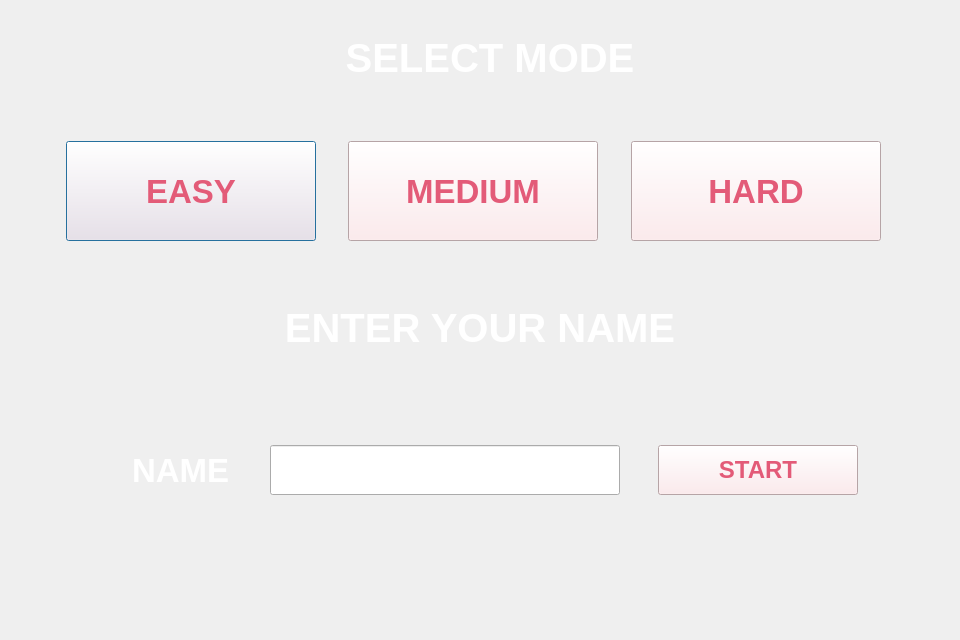
<?xml version="1.0" encoding="UTF-8"?>
<ui version="4.0">
 <class>Computer</class>
 <widget class="QDialog" name="Computer">
  <property name="geometry">
   <rect>
    <x>0</x>
    <y>0</y>
    <width>960</width>
    <height>640</height>
   </rect>
  </property>
  <property name="minimumSize">
   <size>
    <width>960</width>
    <height>640</height>
   </size>
  </property>
  <property name="maximumSize">
   <size>
    <width>960</width>
    <height>640</height>
   </size>
  </property>
  <property name="windowTitle">
   <string>Love Letter</string>
  </property>
  <property name="windowIcon">
   <iconset>
    <normalon>:/ressources/game_icon.png</normalon>
   </iconset>
  </property>
  <property name="styleSheet">
   <string notr="true">/*
background-color: rgb(81, 60, 117);
*/</string>
  </property>
  <widget class="QLabel" name="label_2">
   <property name="geometry">
    <rect>
     <x>0</x>
     <y>290</y>
     <width>960</width>
     <height>75</height>
    </rect>
   </property>
   <property name="minimumSize">
    <size>
     <width>960</width>
     <height>75</height>
    </size>
   </property>
   <property name="maximumSize">
    <size>
     <width>960</width>
     <height>75</height>
    </size>
   </property>
   <property name="font">
    <font>
     <pointsize>30</pointsize>
     <weight>75</weight>
     <bold>true</bold>
    </font>
   </property>
   <property name="styleSheet">
    <string notr="true">color: white;
</string>
   </property>
   <property name="text">
    <string>ENTER YOUR NAME</string>
   </property>
   <property name="alignment">
    <set>Qt::AlignCenter</set>
   </property>
  </widget>
  <widget class="QWidget" name="horizontalLayoutWidget">
   <property name="geometry">
    <rect>
     <x>53</x>
     <y>140</y>
     <width>841</width>
     <height>102</height>
    </rect>
   </property>
   <layout class="QHBoxLayout" name="horizontalLayout">
    <item alignment="Qt::AlignHCenter|Qt::AlignVCenter">
     <widget class="QPushButton" name="easyButton">
      <property name="minimumSize">
       <size>
        <width>250</width>
        <height>100</height>
       </size>
      </property>
      <property name="maximumSize">
       <size>
        <width>250</width>
        <height>100</height>
       </size>
      </property>
      <property name="font">
       <font>
        <pointsize>25</pointsize>
        <weight>75</weight>
        <bold>true</bold>
       </font>
      </property>
      <property name="styleSheet">
       <string notr="true">QPushButton{
	background-color: rgb(255,229,232);
	color: rgb(227,91,120);
}

QPushButton:checked{
	background-color: rgb(227,91,120);
	color: rgb(255,229,232);
}</string>
      </property>
      <property name="text">
       <string>EASY</string>
      </property>
      <property name="checkable">
       <bool>true</bool>
      </property>
     </widget>
    </item>
    <item alignment="Qt::AlignHCenter|Qt::AlignVCenter">
     <widget class="QPushButton" name="mediumButton">
      <property name="minimumSize">
       <size>
        <width>250</width>
        <height>100</height>
       </size>
      </property>
      <property name="maximumSize">
       <size>
        <width>250</width>
        <height>100</height>
       </size>
      </property>
      <property name="font">
       <font>
        <pointsize>25</pointsize>
        <weight>75</weight>
        <bold>true</bold>
       </font>
      </property>
      <property name="styleSheet">
       <string notr="true">QPushButton{
	background-color: rgb(255,229,232);
	color: rgb(227,91,120);
}

QPushButton:checked{
	background-color: rgb(227,91,120);
	color: rgb(255,229,232);
}</string>
      </property>
      <property name="text">
       <string>MEDIUM</string>
      </property>
      <property name="checkable">
       <bool>true</bool>
      </property>
     </widget>
    </item>
    <item alignment="Qt::AlignHCenter|Qt::AlignVCenter">
     <widget class="QPushButton" name="hardButton">
      <property name="minimumSize">
       <size>
        <width>250</width>
        <height>100</height>
       </size>
      </property>
      <property name="maximumSize">
       <size>
        <width>250</width>
        <height>100</height>
       </size>
      </property>
      <property name="font">
       <font>
        <pointsize>25</pointsize>
        <weight>75</weight>
        <bold>true</bold>
       </font>
      </property>
      <property name="styleSheet">
       <string notr="true">QPushButton{
	background-color: rgb(255,229,232);
	color: rgb(227,91,120);
}

QPushButton:checked{
	background-color: rgb(227,91,120);
	color: rgb(255,229,232);
}</string>
      </property>
      <property name="text">
       <string>HARD</string>
      </property>
      <property name="checkable">
       <bool>true</bool>
      </property>
     </widget>
    </item>
   </layout>
  </widget>
  <widget class="QWidget" name="horizontalLayoutWidget_2">
   <property name="geometry">
    <rect>
     <x>100</x>
     <y>410</y>
     <width>791</width>
     <height>121</height>
    </rect>
   </property>
   <layout class="QHBoxLayout" name="horizontalLayout_2">
    <item>
     <widget class="QLabel" name="label_3">
      <property name="minimumSize">
       <size>
        <width>100</width>
        <height>50</height>
       </size>
      </property>
      <property name="maximumSize">
       <size>
        <width>100</width>
        <height>50</height>
       </size>
      </property>
      <property name="font">
       <font>
        <pointsize>25</pointsize>
        <weight>75</weight>
        <bold>true</bold>
        <underline>false</underline>
        <strikeout>false</strikeout>
       </font>
      </property>
      <property name="styleSheet">
       <string notr="true">color: white;

</string>
      </property>
      <property name="text">
       <string>NAME</string>
      </property>
     </widget>
    </item>
    <item>
     <widget class="QLineEdit" name="lineEdit">
      <property name="minimumSize">
       <size>
        <width>350</width>
        <height>50</height>
       </size>
      </property>
      <property name="maximumSize">
       <size>
        <width>350</width>
        <height>50</height>
       </size>
      </property>
      <property name="font">
       <font>
        <pointsize>18</pointsize>
        <weight>75</weight>
        <bold>true</bold>
       </font>
      </property>
      <property name="alignment">
       <set>Qt::AlignLeading|Qt::AlignLeft|Qt::AlignVCenter</set>
      </property>
     </widget>
    </item>
    <item>
     <widget class="QPushButton" name="startButton">
      <property name="minimumSize">
       <size>
        <width>200</width>
        <height>50</height>
       </size>
      </property>
      <property name="maximumSize">
       <size>
        <width>100</width>
        <height>50</height>
       </size>
      </property>
      <property name="font">
       <font>
        <pointsize>18</pointsize>
        <weight>75</weight>
        <bold>true</bold>
       </font>
      </property>
      <property name="styleSheet">
       <string notr="true">QPushButton{
	background-color: rgb(255,229,232);
	color: rgb(227,91,120);
}

QPushButton:disabled{
	background-color: rgb(194,165,171);
	color: rgb(79,63,66);
}</string>
      </property>
      <property name="text">
       <string>START</string>
      </property>
      <property name="checkable">
       <bool>true</bool>
      </property>
     </widget>
    </item>
   </layout>
  </widget>
  <widget class="QLabel" name="label">
   <property name="geometry">
    <rect>
     <x>10</x>
     <y>20</y>
     <width>960</width>
     <height>75</height>
    </rect>
   </property>
   <property name="minimumSize">
    <size>
     <width>960</width>
     <height>75</height>
    </size>
   </property>
   <property name="maximumSize">
    <size>
     <width>960</width>
     <height>75</height>
    </size>
   </property>
   <property name="font">
    <font>
     <pointsize>30</pointsize>
     <weight>75</weight>
     <bold>true</bold>
    </font>
   </property>
   <property name="styleSheet">
    <string notr="true">color: white;
</string>
   </property>
   <property name="text">
    <string>SELECT MODE</string>
   </property>
   <property name="alignment">
    <set>Qt::AlignCenter</set>
   </property>
  </widget>
 </widget>
 <resources/>
 <connections/>
</ui>
